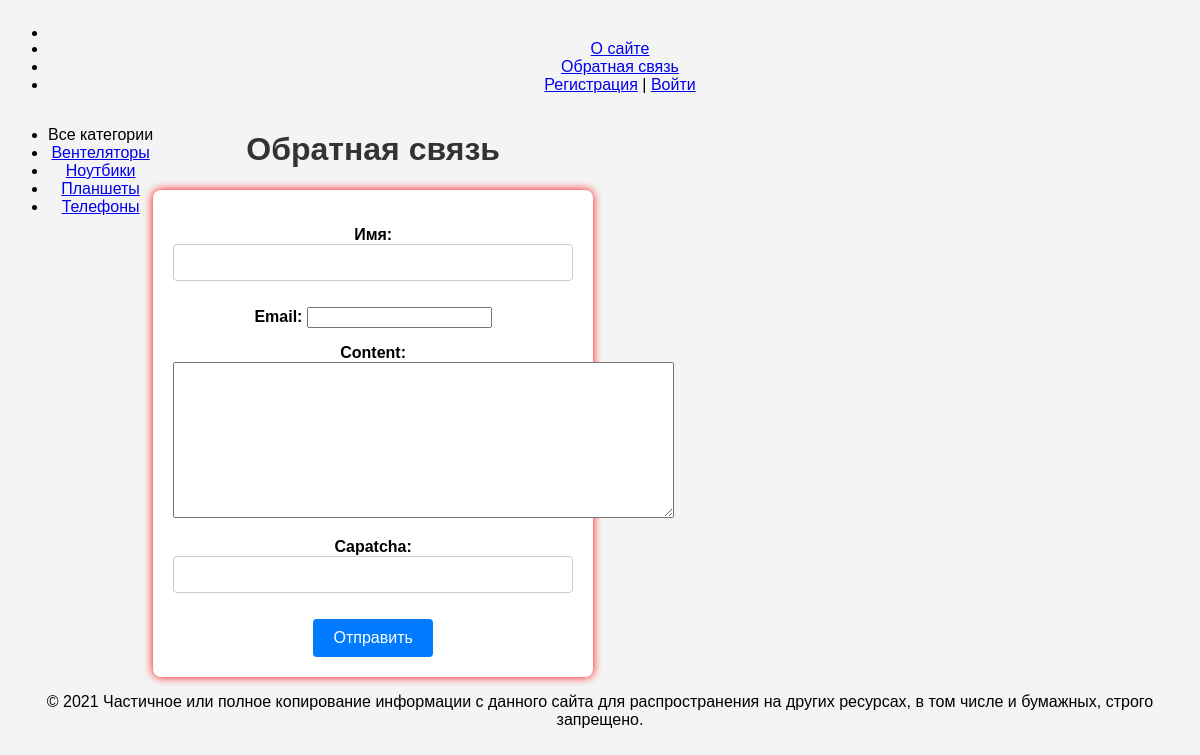
Page /contact/ on the committed database.
### women/models.py (models this page shows, shortened)
class Category(models.Model):
    name = models.CharField(max_length=100, db_index=True, verbose_name="Категория")
    slug = models.SlugField(max_length=255, unique=True, db_index=True, verbose_name="URL")
    def get_absolute_url(self):
        return reverse('category', kwargs={'cat_slug': self.slug})
    class Meta:
        verbose_name = 'Категория'
        verbose_name_plural = 'Категории'
        ordering = ['id']

### women/views.py (the view, shortened to what this page needs)
# urls.py: path('contact/', ContactFormView.as_view(), name='contact'),
class ContactFormView(DataMixin, FormView):
    form_class = ContactForm
    template_name = 'women/contact.html'
    success_url = reverse_lazy('home')
    def get_context_data(self, *, object_list=None, **kwargs):
        context = super().get_context_data(**kwargs)
        c_def = self.get_user_context(title="Обратная связь")
        return dict(list(context.items()) + list(c_def.items()))

### women/forms.py
class ContactForm(forms.Form):
    name = forms.CharField(label='Имя', max_length=255)
    email = forms.EmailField(label='Email')
    content = forms.CharField(widget=forms.Textarea(attrs={'cols': 60, 'rows': 10}))
    capatcha = CaptchaField()

### women/utils.py (called while the page is built)
    def get_user_context(self, **kwargs):
        context = kwargs
        cats = Category.objects.annotate(Count('women'))
        user_menu = menu.copy()
        if not self.request.user.is_authenticated:
            user_menu.pop(1)
        context['menu'] = user_menu
        context['cats'] = cats
        if 'cat_selected' not in context:
            context['cat_selected'] = 0
        return context

### women/templates/women/contact.html (shortened to what this page needs)
{% extends 'women/base.html' %}
{% block content %}
<h1>{{title}}</h1>
<form method="post">
{% for f in form %}
<p><label class="form-label" for="{{ f.id_for_label }}">{{f.label}}: </label>{{ f }}</p>
{% endfor %}
    <button type="submit">Отправить</button>
</form>
{% endblock %}

### women/templates/women/base.html (shortened to what this page needs)
{% load static %}
{% load women_tags %}
<!DOCTYPE html>
<html>
<head>
	<link type="text/css" href="{% static 'women/css\styles.css' %}" rel="stylesheet" />
	<link type="text/css" href="{% static 'women/css\login.css' %}" rel="stylesheet" />
</head>
<body>
<table class="table-page" border=0 cellpadding="0" cellspacing="0">
<tr><td valign=top>
{% block mainmenu %}
		<div class="header">
			<ul id="mainmenu" class="mainmenu">
{% for m in menu %}
			<li><a href="{% url m.url_name %}">{{m.title}}</a></li>
{% endfor %}
				{% if request.user.is_authenticated %}
				<li class="last"> {{user.username}} | <a href="{% url 'logout' %}">Выйти</a></li>
				{% else %}
				<li class="last"><a href="{% url 'register' %}">Регистрация</a> | <a href="{% url 'login' %}">Войти</a></li>
				{% endif %}
			</ul>
		</div>
{% endblock mainmenu %}
<table class="table-content" border=0 cellpadding="0" cellspacing="0">
<tr>
	<td valign="top" class="left-chapters">
	<ul id="leftchapters">
{% if cat_selected == 0 %}
		<li class="selected">Все категории</li>
{% else %}
		<li><a href="{% url 'home' %}">Все категории</a></li>
{% endif %}
{% for c in cats %}
{% if c.women__count > 0 %}
	{% if c.pk == cat_selected %}
		<li class="selected">{{c.name}}</li>
	{% else %}
		<li><a href="{{ c.get_absolute_url }}">{{c.name}}</a></li>
	{% endif %}
{% endif %}
{% endfor %}
	</ul>
</td>
<td valign="top" class="content">
	<div class="content-text">
{% block content %}
{% endblock %}
	</div>
</td></tr></table>
</td></tr>
<tr><td valign=top>
	<div id="footer">
		<p>&copy; 2021 Частичное или полное копирование информации с данного сайта для распространения на других ресурсах, в том числе и бумажных, строго запрещено.</p>
	</div>
</td></tr></table>
</body>
</html>

### women/static/women/css/styles.css (style rules this page uses)
body { background-color: #f0f0f0; font-family: Arial, sans-serif; }

### women/static/women/css/login.css (style rules this page uses)
body { font-family: Arial, sans-serif; background-color: #f4f4f4; text-align: center; }
h1 { color: #333; }
form { max-width: 400px; margin: 0 auto; background-color: #fff; padding: 20px; border-radius: 8px; box-shadow: 0px 0px 10px rgba(255, 0, 0, 0.989); }
.form-label { font-weight: bold; }
input[type="text"], input[type="password"] { width: 100%; padding: 10px; margin-bottom: 10px; border: 1px solid #ccc; border-radius: 4px; box-sizing: border-box; }
button[type="submit"] { background-color: #007bff; color: #fff; border: none; padding: 10px 20px; font-size: 16px; cursor: pointer; border-radius: 4px; }

### rows in the picture
Category: name "Вентеляторы"
Category: name "Ноутбики"
Category: name "Планшеты"
Category: name "Телефоны"

### other values in the picture
{{ m.title }} "О сайте" "Обратная связь"
{{ title }} "Обратная связь"
{{ f.label }} "Имя" "Email" "Content" "Capatcha"
